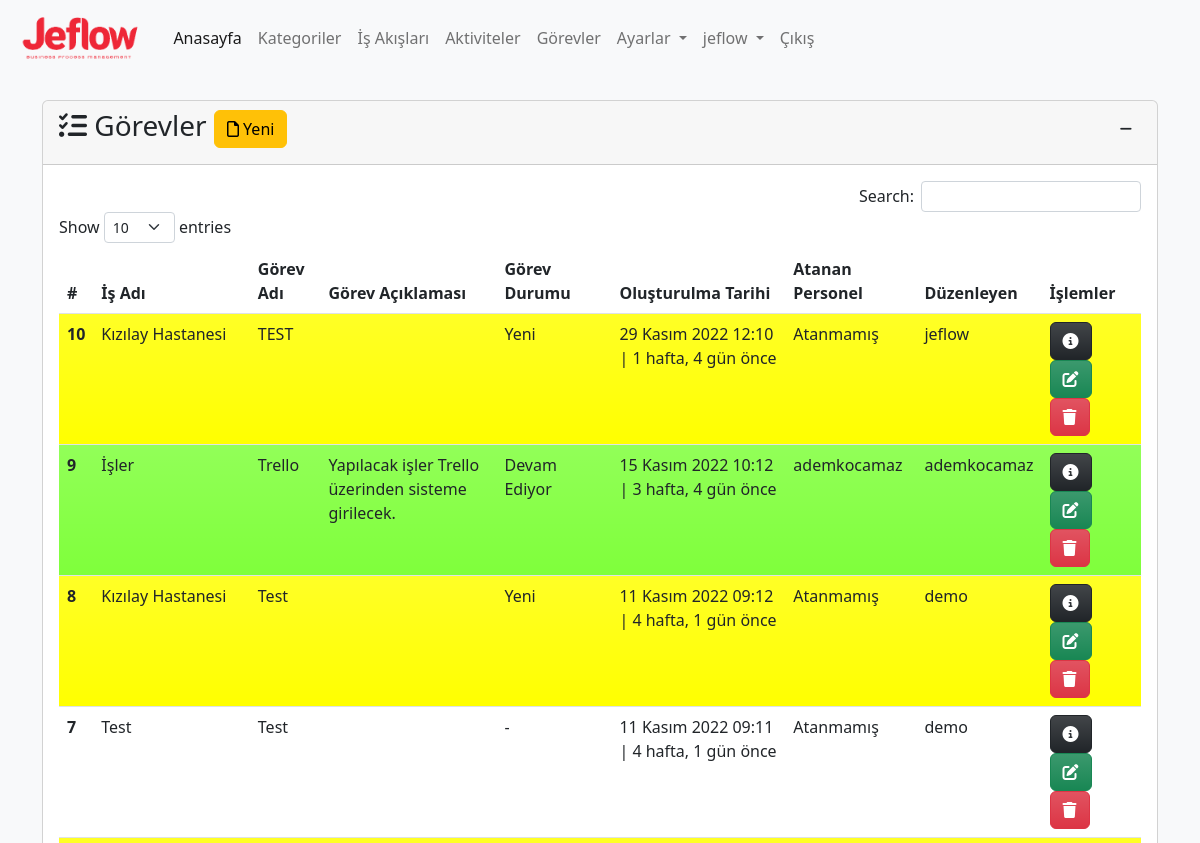
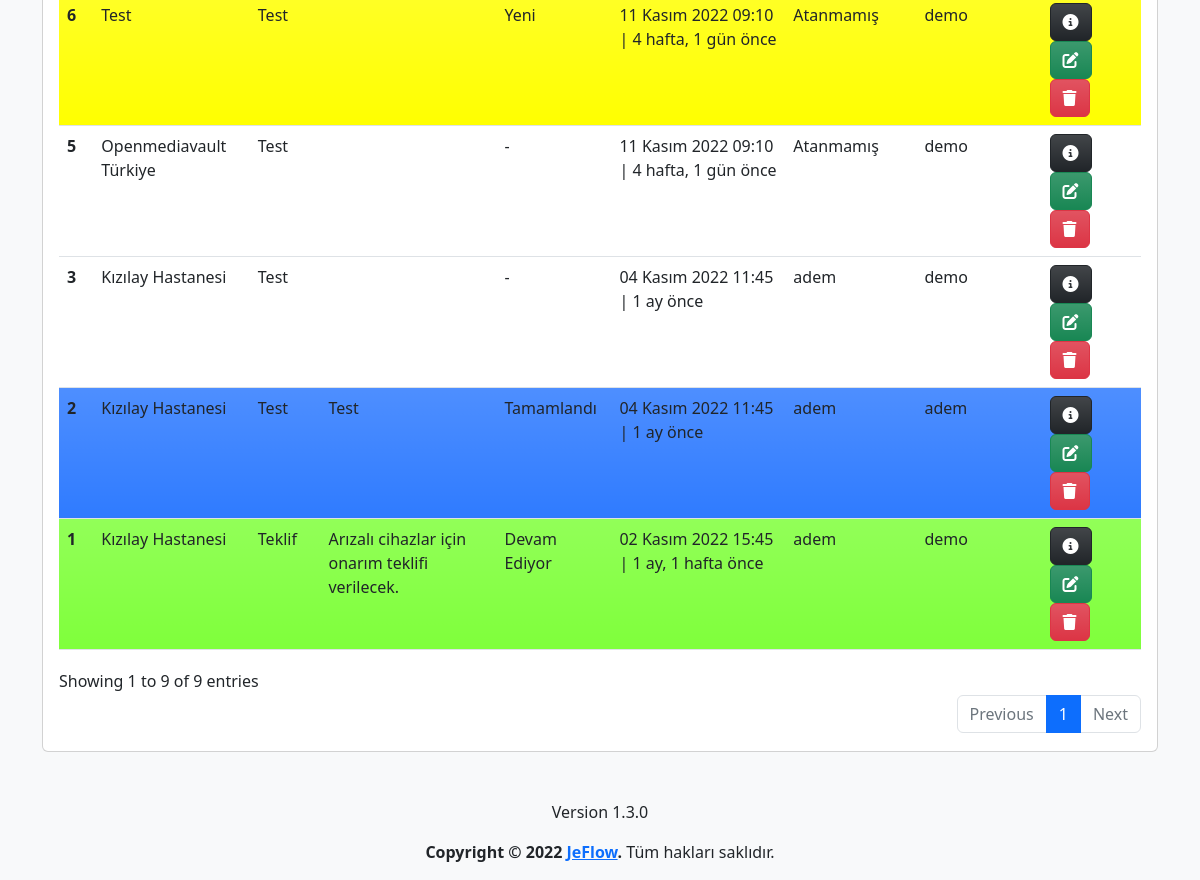
/task/ (signed in), run on an earlier commit of the app's database (2 pictures, top to bottom).
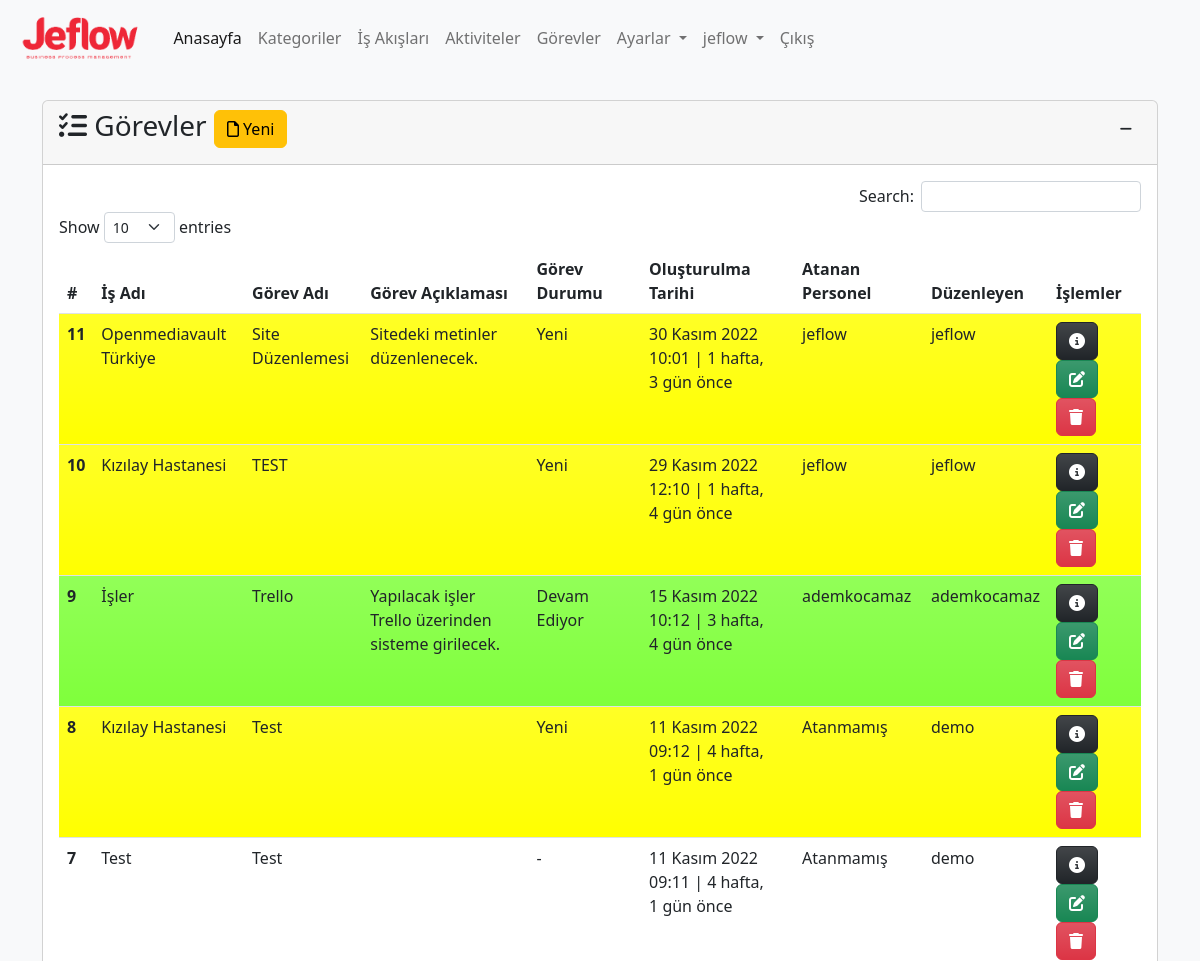
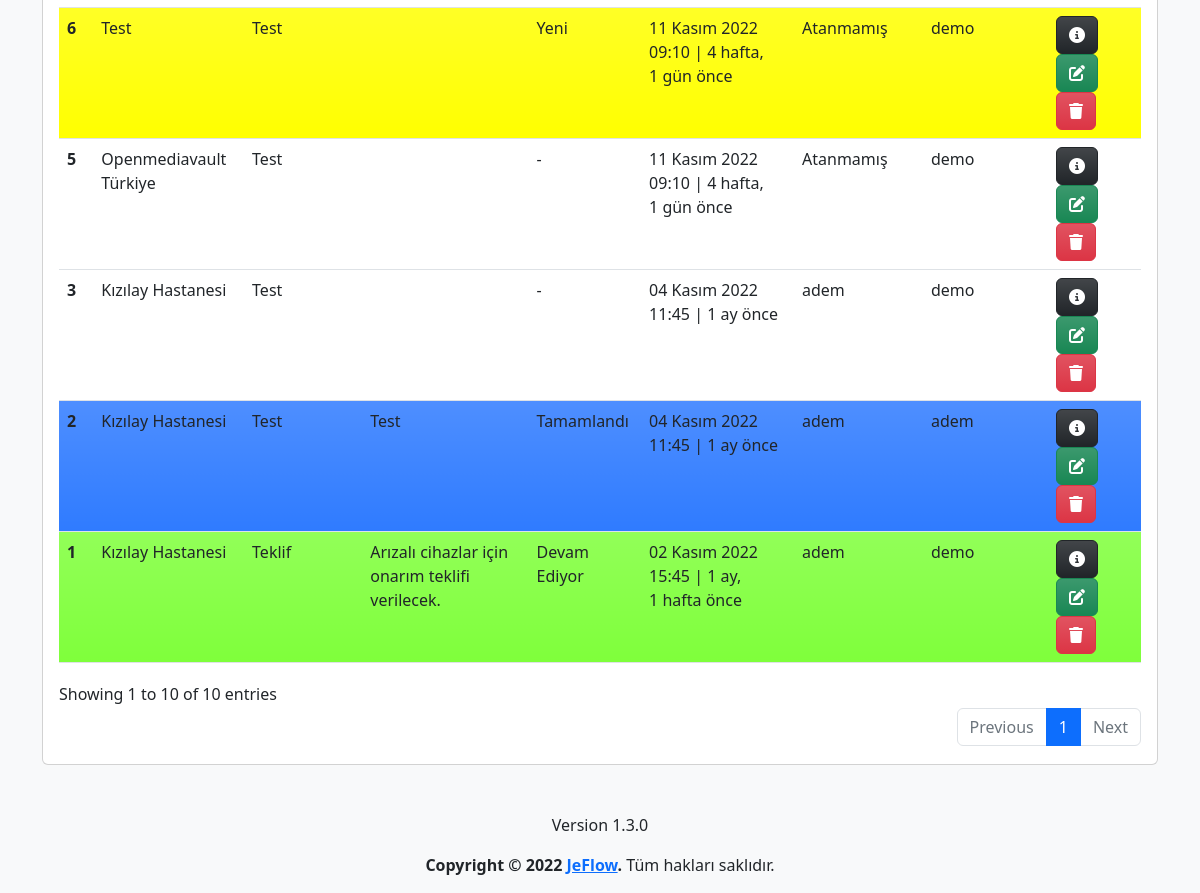
And on a later commit of the database (2 pictures, top to bottom).
### app/models.py (models this page shows, shortened)
class Task(models.Model):
    process=models.ForeignKey(Process,on_delete=models.CASCADE,verbose_name='İş Adı')
    name=models.CharField(max_length=500,verbose_name='Görev Adı')
    description=models.TextField(verbose_name='Görev Açıklaması', blank=True, null=True)
    state=models.ForeignKey(State, on_delete=models.SET_NULL,verbose_name='Durum', blank=True, null=True)
    assigned_user=models.ForeignKey(User,on_delete=models.SET_NULL,related_name='assigned_user',verbose_name='Atanan Personel', blank=True, null=True)
    file=models.FileField(upload_to='task_files/%Y/%m/%d/', verbose_name='Dosya', blank=True, null=True)
    created_date=models.DateTimeField(auto_now_add=True, verbose_name='Oluşturulma Tarihi')
    user=models.ForeignKey(User,on_delete=models.CASCADE,verbose_name='Kullanıcı', blank=True, null=True)
    class Meta:
        verbose_name='Görev'
        verbose_name_plural='Görevler'

class Process(models.Model):
    category=models.ForeignKey(Category,on_delete=models.CASCADE,verbose_name='Kategori')
    name=models.CharField(max_length=500,verbose_name='İş Akış Adı')
    description=models.TextField(verbose_name='İş Akış Açıklaması', blank=True, null=True)
    state=models.ForeignKey(State, on_delete=models.SET_NULL,verbose_name='Durum', blank=True, null=True)
    file=models.FileField(upload_to='process_files/%Y/%m/%d/', verbose_name='Dosya', blank=True, null=True)
    created_date=models.DateTimeField(auto_now_add=True, verbose_name='Oluşturulma Tarihi')
    user=models.ForeignKey(User,on_delete=models.CASCADE,verbose_name='Kullanıcı', blank=True, null=True)
    def __str__(self):
        return self.name # + ' - ' + self.created_date.strftime("%d.%m.%Y, %H:%M:%S")
    class Meta:
        verbose_name='İş Akışı'
        verbose_name_plural='İş Akışları'

class State(models.Model):
    name=models.CharField(max_length=100,verbose_name='Durum')
    description=models.TextField(verbose_name='Açıklama', blank=True, null=True)
    color=ColorField(default='#FFFFFF',verbose_name='Renk')
    created_date=models.DateTimeField(auto_now_add=True, verbose_name='Oluşturulma Tarihi', blank=True, null=True)
    user=models.ForeignKey(User,on_delete=models.PROTECT,verbose_name='Kullanıcı', blank=True, null=True)
    def __str__(self):
        return self.name
    class Meta:
        verbose_name='Durum'
        verbose_name_plural='Durumlar'

### app/views.py (the view, shortened to what this page needs)
# urls.py: path('task/', views.task, name='task'),
@login_required(login_url='/user/login/')
def task(request):
    state=get_object_or_404(State,name='Yeni')
    task_form=TaskForm(initial={'state':state})
    tasks = Task.objects.order_by('-created_date')
    context = {
        'task_form':task_form,
        'tasks': tasks
    }
    return render(request, 'app/task.html', context)

### app/forms.py
class TaskForm(forms.ModelForm):
    class Meta:
        model=Task
        fields=('process','name','description','assigned_user','state', 'file')

### templates/app/task.html (shortened to what this page needs)
{% extends 'layout.html' %}
{% load humanize %}
{% block content %}
{% load crispy_forms_tags %}
<div class="row mt-3">
    <div class="col-md-12">
        <div class="card">
            <div class="card-header">
                <h3 class="card-title">
                    <i class="fa-solid fa-list-check"></i>
                    Görevler
                    <button type="button" class="btn btn-warning" data-bs-toggle="modal" data-bs-target="#taskModal">
                        <i class="fa-regular fa-file"></i>
                        Yeni
                    </button>
                    <div class="float-end">
                        <button class="btn btn-sm" type="button" data-bs-toggle="collapse"
                            data-bs-target="#collapseTask" aria-expanded="false" aria-controls="collapseTask">
                            <i class="fa-solid fa-minus"></i>
                        </button>
                    </div>
                </h3>
            </div>
            <div class="collapse show" id="collapseTask">
                <div class="card-body">
                    {% if tasks %}
                    <table id="task" class="table table-hover">
                        <thead>
                            <tr>
                                <th scope="col">#</th>
                                <th scope="col">İş Adı</th>
                                <th scope="col">Görev Adı</th>
                                <th scope="col">Görev Açıklaması</th>
                                <th scope="col">Görev Durumu</th>
                                <th scope="col">Oluşturulma Tarihi</th>
                                <th scope="col">Atanan Personel</th>
                                <th scope="col">Düzenleyen</th>
                                <th scope="col">İşlemler</th>
                            </tr>
                        </thead>
                        <tbody>
                            {% for task in tasks %}
                            <tr class="bg-gradient" style="background-color: {{ task.state.color }}">
                                <th scope="row">{{ task.id }}</th>
                                <td>{{ task.process }}</td>
                                <td>{{ task.name }}</td>
                                <td>{{ task.description | safe }}</td>
                                <td>
                                    {% if task.state is not None %}
                                    {{task.state}}
                                    {% else %}
                                    -
                                    {% endif %}
                                </td>
                                <td>{{ task.created_date }} | {{ task.created_date | timesince}} önce</td>
                                <td>
                                    {% if task.assigned_user is not None%}
                                    {{ task.assigned_user }}
                                    {% else %}
                                    Atanmamış
                                    {% endif %}
                                </td>
                                <td>{{ task.user }}</td>
                                <td>
                                    <a href="{% url 'task_detail' task.id %}" class="btn btn-dark bg-gradient"
                                        data-bs-toggle="popover" data-bs-trigger="hover" data-bs-title="Detaylar"
                                        data-bs-content="Seçili satırdaki kaydın detaylarını görüntüler.">
                                        <i class="fa-solid fa-circle-info"></i>
                                    </a>
                                    <a class="btn btn-success bg-gradient" href="{% url 'task_update' task.id %}"
                                        data-bs-toggle="popover" data-bs-trigger="hover" data-bs-title="Düzenle"
                                        data-bs-content="Seçili satırdaki kaydı düzenler.">
                                        <i class="fa-solid fa-pen-to-square"></i>
                                    </a>
                                    <a class="btn btn-danger bg-gradient" href="{% url 'task_delete' task.id %}"
                                        data-bs-toggle="popover" data-bs-trigger="hover" data-bs-title="Sil"
                                        data-bs-content="Seçili satırdaki kaydı siler.">
                                        <i class="fa-solid fa-trash"></i>
                                    </a>
                                </td>
                            </tr>
                            {% endfor %}
                        </tbody>
                    </table>
                    {% else %}
                    <div class="alert alert-warning">
                        <p>Görev bulunamadı.</p>
                    </div>
                    {% endif %}
                </div>
            </div>
        </div>
    </div>
</div>
{% endblock %}

### templates/layout.html (shortened to what this page needs)
{% load static %}
<!doctype html>
<html lang="tr">
<head>
  <link href="https://cdn.jsdelivr.net/npm/bootstrap@5.2.2/dist/css/bootstrap.min.css" rel="stylesheet"
>
  <link rel="stylesheet" type="text/css" href="https://cdn.datatables.net/1.12.1/css/dataTables.bootstrap5.min.css">
  <link rel="stylesheet" type="text/css"
    href="https://cdn.datatables.net/responsive/2.3.0/css/responsive.dataTables.min.css">
  <link rel="stylesheet" type="text/css" href="https://cdn.datatables.net/buttons/2.2.3/css/buttons.bootstrap5.min.css">
  <link href="https://cdn.jsdelivr.net/npm/summernote@0.8.18/dist/summernote-lite.min.css" rel="stylesheet">
  <link href="https://cdn.jsdelivr.net/npm/select2@4.1.0-rc.0/dist/css/select2.min.css" rel="stylesheet" />
  <link rel="stylesheet" href="{% static 'css/jeflow.css' %}">
</head>
<body class="bg-light">
  <header>
    <nav class="navbar navbar-expand-lg bg-light">
      <div class="container-fluid">
        <a class="navbar-brand" href="{% url 'index' %}">
          <img class="logo" src="{% static 'img/logo-text.png' %}" alt="JeFlow">
        </a>
        <div class="collapse navbar-collapse" id="navbarNavDropdown">
          <ul class="navbar-nav">
            <li class="nav-item">
              <a class="nav-link active" aria-current="page" href="{% url 'index' %}">Anasayfa</a>
            </li>
            {% if user.is_authenticated %}
            <li class="nav-item">
              <a class="nav-link" href="{% url 'category' %}">Kategoriler</a>
            </li>
            <li class="nav-item">
              <a class="nav-link" href="{% url 'process' %}">İş Akışları</a>
            </li>
            <li class="nav-item">
              <a class="nav-link" href="{% url 'activity' %}">Aktiviteler</a>
            </li>
            <li class="nav-item">
              <a class="nav-link" href="{% url 'task' %}">Görevler</a>
            </li>
            <li class="nav-item dropdown">
              <a class="nav-link dropdown-toggle" href="{% url 'settings' %}" role="button" data-bs-toggle="dropdown"
                aria-expanded="false">
                Ayarlar
              </a>
            </li>
            <li class="nav-item dropdown">
              <a class="nav-link dropdown-toggle" href="{% url 'profile' %}" role="button" data-bs-toggle="dropdown"
                aria-expanded="false">
                {{ user }}
              </a>
            </li>
            <li class="nav-item">
              <a class="nav-link" href="javascript:{document.getElementById('logout').submit()}">Çıkış</a>
            </li>
            {% else %}
            <li class="nav-item">
              <a class="nav-link" href="{% url 'register' %}">Kayıt Ol</a>
            </li>
            {% endif %}
          </ul>
        </div>
      </div>
    </nav>
  </header>
  <main>
    <div class="container mt-4">
      {% block content %}
      {% endblock %}
    </div>
  </main>
  <footer class="mt-5">
    <div class="d-flex flex-column justify-content-center align-items-center">
      <p>{% include 'partials/_version.html' %}</p>
      <p><strong>Copyright &copy; 2022 <a href="{% url 'index' %}">JeFlow</a>.</strong> Tüm hakları saklıdır.</p>
    </div>
  </footer>
</body>
</html>

### templates/partials/_version.html
Version 1.3.0

### static/css/jeflow.css (style rules this page uses)
img.logo { height: 50px; }

What changed in the data, as far as the page shows it:
added Task: id "11", process "Openmediavault Türkiye", name "Site Düzenlemesi", description "Sitedeki metinler düzenlenecek.", state "Yeni", created_date "30 Kasım 2022 10:01", created_date "1 hafta, 3 gün", assigned_user "jeflow", user "jeflow"
changed Task "TEST": assigned_user (not shown) → "jeflow"; no longer shows "Atanmamış"
Also different on the page:
text written by a page script: "Search: Show entries Showing 1 to 9 of 9 entries Previous 1 Next" → "Search: Show entries Showing 1 to 10 of 10 entries Previous 1 Next"
